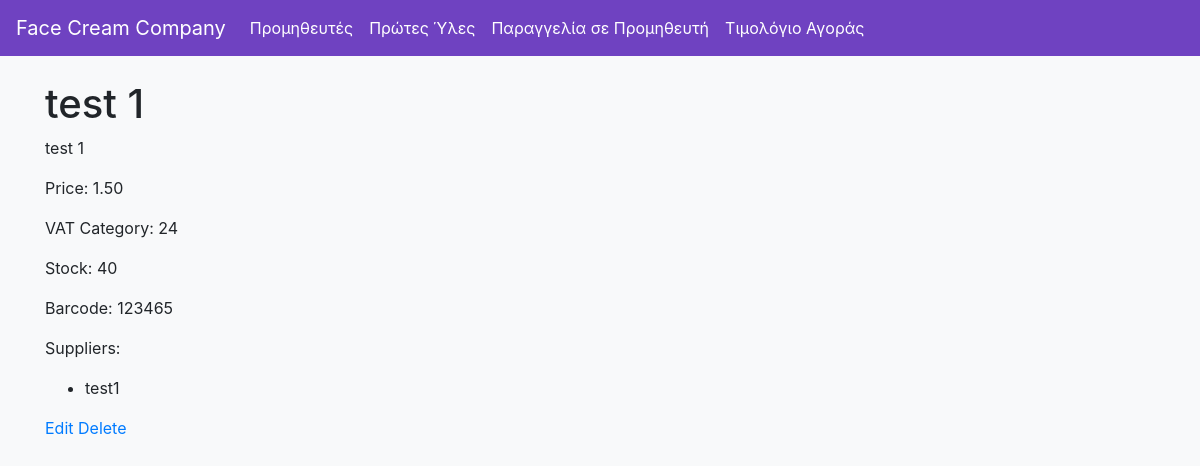
Before: /api/rawmaterials/1/ with the older database file.
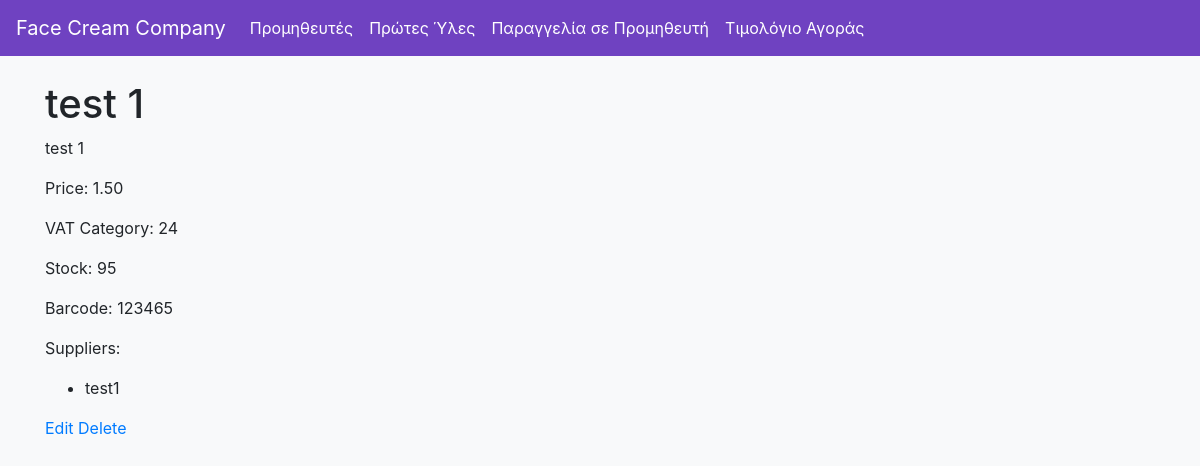
After: the same page with the newer database file.
### raw_materials/models.py (models this page shows, shortened)
class RawMaterial(models.Model):
    code = models.CharField(max_length=20, unique=True)
    name = models.CharField(max_length=100)
    description = models.TextField()
    price = models.DecimalField(max_digits=10, decimal_places=2)
    vat_category = models.CharField(max_length=50)
    stock = models.IntegerField()
    barcode = models.CharField(max_length=50)
    suppliers = models.ManyToManyField(Supplier)

### raw_materials/views.py (the view)
# urls.py: path('rawmaterials/<int:pk>/', RawMaterialDetailView.as_view(), name='rawmaterial_detail'),
class RawMaterialDetailView(DetailView):
    model = RawMaterial
    template_name = 'raw_materials/rawmaterial_detail.html'
    context_object_name = 'rawmaterial'

### raw_materials/templates/raw_materials/rawmaterial_detail.html
{% extends 'base.html' %}
{% block content %}
<h1>{{ rawmaterial.name }}</h1>
<p>{{ rawmaterial.description }}</p>
<p>Price: {{ rawmaterial.price }}</p>
<p>VAT Category: {{ rawmaterial.vat_category }}</p>
<p>Stock: {{ rawmaterial.stock }}</p>
<p>Barcode: {{ rawmaterial.barcode }}</p>
<p>Suppliers:</p>
<ul>
    {% for supplier in rawmaterial.suppliers.all %}
        <li>{{ supplier.name }}</li>
    {% endfor %}
</ul>
<a href="{% url 'rawmaterial_update' rawmaterial.pk %}">Edit</a>
<a href="{% url 'rawmaterial_delete' rawmaterial.pk %}">Delete</a>
{% endblock %}

Changed rows visible on the page:
changed RawMaterial "test 1": stock "40" → "95"
